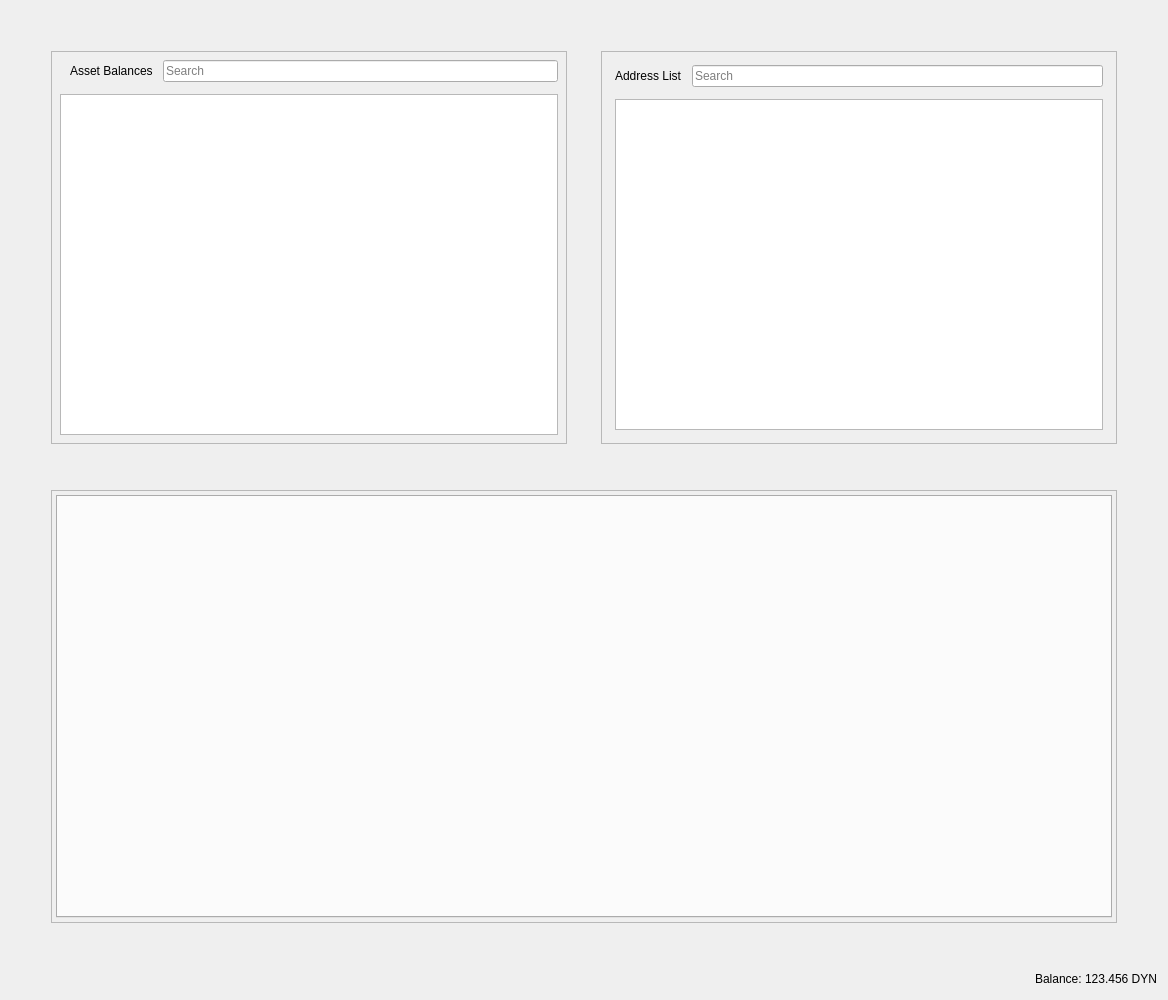
<?xml version="1.0" encoding="UTF-8"?>
<ui version="4.0">
 <class>RestrictedAssetsDialog</class>
 <widget class="QDialog" name="RestrictedAssetsDialog">
  <property name="geometry">
   <rect>
    <x>0</x>
    <y>0</y>
    <width>1168</width>
    <height>1000</height>
   </rect>
  </property>
  <property name="windowTitle">
   <string>Send Coins</string>
  </property>
  <layout class="QVBoxLayout" name="verticalLayout">
   <item>
    <layout class="QHBoxLayout" name="horizontalLayout">
     <property name="spacing">
      <number>34</number>
     </property>
     <property name="leftMargin">
      <number>40</number>
     </property>
     <property name="topMargin">
      <number>40</number>
     </property>
     <property name="rightMargin">
      <number>40</number>
     </property>
     <property name="bottomMargin">
      <number>40</number>
     </property>
     <item>
      <widget class="QFrame" name="frameAssetBalance">
       <property name="frameShape">
        <enum>QFrame::StyledPanel</enum>
       </property>
       <property name="frameShadow">
        <enum>QFrame::Raised</enum>
       </property>
       <layout class="QVBoxLayout" name="verticalLayout_7">
        <property name="spacing">
         <number>12</number>
        </property>
        <property name="leftMargin">
         <number>4</number>
        </property>
        <property name="topMargin">
         <number>4</number>
        </property>
        <property name="rightMargin">
         <number>4</number>
        </property>
        <property name="bottomMargin">
         <number>4</number>
        </property>
        <item>
         <layout class="QVBoxLayout" name="verticalLayout_4">
          <property name="spacing">
           <number>12</number>
          </property>
          <property name="leftMargin">
           <number>4</number>
          </property>
          <property name="topMargin">
           <number>4</number>
          </property>
          <property name="rightMargin">
           <number>4</number>
          </property>
          <property name="bottomMargin">
           <number>4</number>
          </property>
          <item>
           <layout class="QHBoxLayout" name="horizontalLayout_8">
            <property name="spacing">
             <number>10</number>
            </property>
            <property name="leftMargin">
             <number>10</number>
            </property>
            <item>
             <widget class="QLabel" name="labelAssetBalance">
              <property name="text">
               <string>Asset Balances</string>
              </property>
             </widget>
            </item>
            <item>
             <widget class="QLineEdit" name="lineEditAssetSearch">
              <property name="placeholderText">
               <string>Search</string>
              </property>
             </widget>
            </item>
           </layout>
          </item>
          <item>
           <widget class="QTableView" name="listAssets"/>
          </item>
         </layout>
        </item>
       </layout>
      </widget>
     </item>
     <item>
      <widget class="QFrame" name="frameAddressList">
       <property name="frameShape">
        <enum>QFrame::StyledPanel</enum>
       </property>
       <property name="frameShadow">
        <enum>QFrame::Raised</enum>
       </property>
       <layout class="QVBoxLayout" name="verticalLayout_10">
        <property name="spacing">
         <number>12</number>
        </property>
        <item>
         <layout class="QVBoxLayout" name="verticalLayout_9">
          <property name="spacing">
           <number>12</number>
          </property>
          <property name="leftMargin">
           <number>4</number>
          </property>
          <property name="topMargin">
           <number>4</number>
          </property>
          <property name="rightMargin">
           <number>4</number>
          </property>
          <property name="bottomMargin">
           <number>4</number>
          </property>
          <item>
           <layout class="QHBoxLayout" name="horizontalLayout_9">
            <property name="spacing">
             <number>10</number>
            </property>
            <property name="leftMargin">
             <number>0</number>
            </property>
            <property name="topMargin">
             <number>0</number>
            </property>
            <property name="rightMargin">
             <number>0</number>
            </property>
            <property name="bottomMargin">
             <number>0</number>
            </property>
            <item>
             <widget class="QLabel" name="labelAddressList">
              <property name="text">
               <string>Address List</string>
              </property>
             </widget>
            </item>
            <item>
             <widget class="QLineEdit" name="lineEditAddressSearch">
              <property name="placeholderText">
               <string>Search</string>
              </property>
             </widget>
            </item>
           </layout>
          </item>
          <item>
           <widget class="QTableView" name="myAddressList"/>
          </item>
         </layout>
        </item>
       </layout>
      </widget>
     </item>
    </layout>
   </item>
   <item>
    <layout class="QHBoxLayout" name="horizontalLayout_4">
     <property name="spacing">
      <number>34</number>
     </property>
     <property name="leftMargin">
      <number>40</number>
     </property>
     <property name="topMargin">
      <number>0</number>
     </property>
     <property name="rightMargin">
      <number>40</number>
     </property>
     <property name="bottomMargin">
      <number>40</number>
     </property>
     <item>
      <widget class="QFrame" name="tabFrame">
       <property name="frameShape">
        <enum>QFrame::StyledPanel</enum>
       </property>
       <property name="frameShadow">
        <enum>QFrame::Raised</enum>
       </property>
       <layout class="QVBoxLayout" name="verticalLayout_8">
        <property name="spacing">
         <number>12</number>
        </property>
        <property name="leftMargin">
         <number>4</number>
        </property>
        <property name="topMargin">
         <number>4</number>
        </property>
        <property name="rightMargin">
         <number>4</number>
        </property>
        <property name="bottomMargin">
         <number>4</number>
        </property>
        <item>
         <widget class="QTabWidget" name="tabWidget">
          <property name="tabPosition">
           <enum>QTabWidget::North</enum>
          </property>
          <property name="tabShape">
           <enum>QTabWidget::Rounded</enum>
          </property>
          <property name="currentIndex">
           <number>-1</number>
          </property>
          <property name="elideMode">
           <enum>Qt::ElideNone</enum>
          </property>
         </widget>
        </item>
       </layout>
      </widget>
     </item>
    </layout>
   </item>
   <item>
    <layout class="QHBoxLayout" name="horizontalLayout_2">
     <property name="spacing">
      <number>3</number>
     </property>
     <item>
      <spacer name="horizontalSpacer">
       <property name="orientation">
        <enum>Qt::Horizontal</enum>
       </property>
       <property name="sizeHint" stdset="0">
        <size>
         <width>40</width>
         <height>20</height>
        </size>
       </property>
      </spacer>
     </item>
     <item alignment="Qt::AlignRight">
      <widget class="QLabel" name="label">
       <property name="sizePolicy">
        <sizepolicy hsizetype="Preferred" vsizetype="Fixed">
         <horstretch>0</horstretch>
         <verstretch>0</verstretch>
        </sizepolicy>
       </property>
       <property name="text">
        <string>Balance:</string>
       </property>
      </widget>
     </item>
     <item alignment="Qt::AlignRight">
      <widget class="QLabel" name="labelBalance">
       <property name="sizePolicy">
        <sizepolicy hsizetype="Preferred" vsizetype="Fixed">
         <horstretch>0</horstretch>
         <verstretch>0</verstretch>
        </sizepolicy>
       </property>
       <property name="cursor">
        <cursorShape>IBeamCursor</cursorShape>
       </property>
       <property name="text">
        <string notr="true">123.456 DYN</string>
       </property>
       <property name="textInteractionFlags">
        <set>Qt::LinksAccessibleByMouse|Qt::TextSelectableByKeyboard|Qt::TextSelectableByMouse</set>
       </property>
      </widget>
     </item>
    </layout>
   </item>
  </layout>
 </widget>
 <resources>
  <include location="../dynamic.qrc"/>
 </resources>
 <connections/>
</ui>
